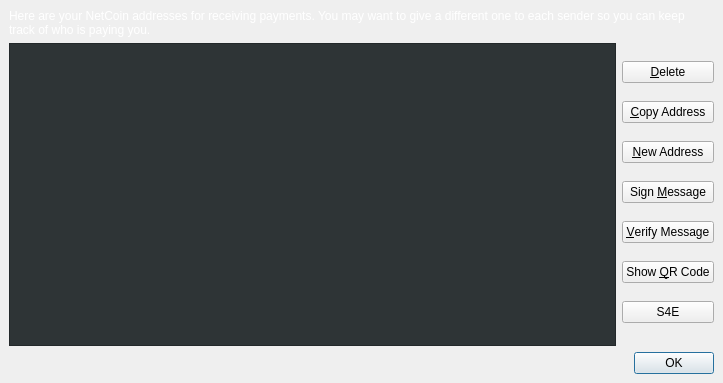
<?xml version="1.0" encoding="UTF-8"?>
<ui version="4.0">
 <class>AddressBookPage</class>
 <widget class="QWidget" name="AddressBookPage">
  <property name="geometry">
   <rect>
    <x>0</x>
    <y>0</y>
    <width>723</width>
    <height>383</height>
   </rect>
  </property>
  <property name="windowTitle">
   <string>Address Book</string>
  </property>
  <layout class="QGridLayout" name="gridLayout">
   <property name="leftMargin">
    <number>0</number>
   </property>
   <property name="topMargin">
    <number>0</number>
   </property>
   <property name="rightMargin">
    <number>0</number>
   </property>
   <property name="bottomMargin">
    <number>0</number>
   </property>
   <item row="0" column="0">
    <widget class="QFrame" name="frame">
     <property name="styleSheet">
      <string notr="true"/>
     </property>
     <property name="frameShape">
      <enum>QFrame::NoFrame</enum>
     </property>
     <property name="frameShadow">
      <enum>QFrame::Plain</enum>
     </property>
     <property name="lineWidth">
      <number>0</number>
     </property>
     <layout class="QGridLayout" name="gridLayout_3">
      <item row="0" column="0">
       <layout class="QGridLayout" name="gridLayout_2">
        <item row="0" column="0">
         <widget class="QLabel" name="labelExplanation">
          <property name="palette">
           <palette>
            <active>
             <colorrole role="WindowText">
              <brush brushstyle="SolidPattern">
               <color alpha="255">
                <red>255</red>
                <green>255</green>
                <blue>255</blue>
               </color>
              </brush>
             </colorrole>
             <colorrole role="Text">
              <brush brushstyle="SolidPattern">
               <color alpha="255">
                <red>255</red>
                <green>255</green>
                <blue>255</blue>
               </color>
              </brush>
             </colorrole>
             <colorrole role="ButtonText">
              <brush brushstyle="SolidPattern">
               <color alpha="255">
                <red>255</red>
                <green>255</green>
                <blue>255</blue>
               </color>
              </brush>
             </colorrole>
            </active>
            <inactive>
             <colorrole role="WindowText">
              <brush brushstyle="SolidPattern">
               <color alpha="255">
                <red>255</red>
                <green>255</green>
                <blue>255</blue>
               </color>
              </brush>
             </colorrole>
             <colorrole role="Text">
              <brush brushstyle="SolidPattern">
               <color alpha="255">
                <red>255</red>
                <green>255</green>
                <blue>255</blue>
               </color>
              </brush>
             </colorrole>
             <colorrole role="ButtonText">
              <brush brushstyle="SolidPattern">
               <color alpha="255">
                <red>255</red>
                <green>255</green>
                <blue>255</blue>
               </color>
              </brush>
             </colorrole>
            </inactive>
            <disabled>
             <colorrole role="WindowText">
              <brush brushstyle="SolidPattern">
               <color alpha="255">
                <red>190</red>
                <green>190</green>
                <blue>190</blue>
               </color>
              </brush>
             </colorrole>
             <colorrole role="Text">
              <brush brushstyle="SolidPattern">
               <color alpha="255">
                <red>190</red>
                <green>190</green>
                <blue>190</blue>
               </color>
              </brush>
             </colorrole>
             <colorrole role="ButtonText">
              <brush brushstyle="SolidPattern">
               <color alpha="255">
                <red>190</red>
                <green>190</green>
                <blue>190</blue>
               </color>
              </brush>
             </colorrole>
            </disabled>
           </palette>
          </property>
          <property name="text">
           <string>Here are your NetCoin addresses for receiving payments. You may want to give a different one to each sender so you can keep track of who is paying you.</string>
          </property>
          <property name="textFormat">
           <enum>Qt::PlainText</enum>
          </property>
          <property name="wordWrap">
           <bool>true</bool>
          </property>
         </widget>
        </item>
        <item row="1" column="0">
         <layout class="QVBoxLayout" name="verticalLayout_2">
          <item>
           <layout class="QHBoxLayout" name="horizontalLayout">
            <item>
             <widget class="QTableView" name="tableView">
              <property name="palette">
               <palette>
                <active>
                 <colorrole role="WindowText">
                  <brush brushstyle="SolidPattern">
                   <color alpha="255">
                    <red>255</red>
                    <green>255</green>
                    <blue>255</blue>
                   </color>
                  </brush>
                 </colorrole>
                 <colorrole role="Button">
                  <brush brushstyle="SolidPattern">
                   <color alpha="255">
                    <red>255</red>
                    <green>255</green>
                    <blue>255</blue>
                   </color>
                  </brush>
                 </colorrole>
                 <colorrole role="Midlight">
                  <brush brushstyle="SolidPattern">
                   <color alpha="255">
                    <red>255</red>
                    <green>255</green>
                    <blue>255</blue>
                   </color>
                  </brush>
                 </colorrole>
                 <colorrole role="Dark">
                  <brush brushstyle="SolidPattern">
                   <color alpha="255">
                    <red>255</red>
                    <green>255</green>
                    <blue>255</blue>
                   </color>
                  </brush>
                 </colorrole>
                 <colorrole role="Mid">
                  <brush brushstyle="SolidPattern">
                   <color alpha="255">
                    <red>255</red>
                    <green>255</green>
                    <blue>255</blue>
                   </color>
                  </brush>
                 </colorrole>
                 <colorrole role="Text">
                  <brush brushstyle="SolidPattern">
                   <color alpha="255">
                    <red>255</red>
                    <green>255</green>
                    <blue>255</blue>
                   </color>
                  </brush>
                 </colorrole>
                 <colorrole role="ButtonText">
                  <brush brushstyle="SolidPattern">
                   <color alpha="255">
                    <red>255</red>
                    <green>255</green>
                    <blue>255</blue>
                   </color>
                  </brush>
                 </colorrole>
                 <colorrole role="Base">
                  <brush brushstyle="SolidPattern">
                   <color alpha="255">
                    <red>46</red>
                    <green>52</green>
                    <blue>54</blue>
                   </color>
                  </brush>
                 </colorrole>
                 <colorrole role="Window">
                  <brush brushstyle="SolidPattern">
                   <color alpha="255">
                    <red>46</red>
                    <green>52</green>
                    <blue>54</blue>
                   </color>
                  </brush>
                 </colorrole>
                 <colorrole role="Shadow">
                  <brush brushstyle="SolidPattern">
                   <color alpha="255">
                    <red>255</red>
                    <green>255</green>
                    <blue>255</blue>
                   </color>
                  </brush>
                 </colorrole>
                 <colorrole role="AlternateBase">
                  <brush brushstyle="SolidPattern">
                   <color alpha="255">
                    <red>136</red>
                    <green>138</green>
                    <blue>133</blue>
                   </color>
                  </brush>
                 </colorrole>
                 <colorrole role="ToolTipText">
                  <brush brushstyle="SolidPattern">
                   <color alpha="255">
                    <red>255</red>
                    <green>255</green>
                    <blue>255</blue>
                   </color>
                  </brush>
                 </colorrole>
                </active>
                <inactive>
                 <colorrole role="WindowText">
                  <brush brushstyle="SolidPattern">
                   <color alpha="255">
                    <red>255</red>
                    <green>255</green>
                    <blue>255</blue>
                   </color>
                  </brush>
                 </colorrole>
                 <colorrole role="Button">
                  <brush brushstyle="SolidPattern">
                   <color alpha="255">
                    <red>255</red>
                    <green>255</green>
                    <blue>255</blue>
                   </color>
                  </brush>
                 </colorrole>
                 <colorrole role="Midlight">
                  <brush brushstyle="SolidPattern">
                   <color alpha="255">
                    <red>255</red>
                    <green>255</green>
                    <blue>255</blue>
                   </color>
                  </brush>
                 </colorrole>
                 <colorrole role="Dark">
                  <brush brushstyle="SolidPattern">
                   <color alpha="255">
                    <red>255</red>
                    <green>255</green>
                    <blue>255</blue>
                   </color>
                  </brush>
                 </colorrole>
                 <colorrole role="Mid">
                  <brush brushstyle="SolidPattern">
                   <color alpha="255">
                    <red>255</red>
                    <green>255</green>
                    <blue>255</blue>
                   </color>
                  </brush>
                 </colorrole>
                 <colorrole role="Text">
                  <brush brushstyle="SolidPattern">
                   <color alpha="255">
                    <red>255</red>
                    <green>255</green>
                    <blue>255</blue>
                   </color>
                  </brush>
                 </colorrole>
                 <colorrole role="ButtonText">
                  <brush brushstyle="SolidPattern">
                   <color alpha="255">
                    <red>255</red>
                    <green>255</green>
                    <blue>255</blue>
                   </color>
                  </brush>
                 </colorrole>
                 <colorrole role="Base">
                  <brush brushstyle="SolidPattern">
                   <color alpha="255">
                    <red>46</red>
                    <green>52</green>
                    <blue>54</blue>
                   </color>
                  </brush>
                 </colorrole>
                 <colorrole role="Window">
                  <brush brushstyle="SolidPattern">
                   <color alpha="255">
                    <red>46</red>
                    <green>52</green>
                    <blue>54</blue>
                   </color>
                  </brush>
                 </colorrole>
                 <colorrole role="Shadow">
                  <brush brushstyle="SolidPattern">
                   <color alpha="255">
                    <red>255</red>
                    <green>255</green>
                    <blue>255</blue>
                   </color>
                  </brush>
                 </colorrole>
                 <colorrole role="AlternateBase">
                  <brush brushstyle="SolidPattern">
                   <color alpha="255">
                    <red>136</red>
                    <green>138</green>
                    <blue>133</blue>
                   </color>
                  </brush>
                 </colorrole>
                 <colorrole role="ToolTipText">
                  <brush brushstyle="SolidPattern">
                   <color alpha="255">
                    <red>255</red>
                    <green>255</green>
                    <blue>255</blue>
                   </color>
                  </brush>
                 </colorrole>
                </inactive>
                <disabled>
                 <colorrole role="WindowText">
                  <brush brushstyle="SolidPattern">
                   <color alpha="255">
                    <red>255</red>
                    <green>255</green>
                    <blue>255</blue>
                   </color>
                  </brush>
                 </colorrole>
                 <colorrole role="Button">
                  <brush brushstyle="SolidPattern">
                   <color alpha="255">
                    <red>255</red>
                    <green>255</green>
                    <blue>255</blue>
                   </color>
                  </brush>
                 </colorrole>
                 <colorrole role="Midlight">
                  <brush brushstyle="SolidPattern">
                   <color alpha="255">
                    <red>255</red>
                    <green>255</green>
                    <blue>255</blue>
                   </color>
                  </brush>
                 </colorrole>
                 <colorrole role="Dark">
                  <brush brushstyle="SolidPattern">
                   <color alpha="255">
                    <red>255</red>
                    <green>255</green>
                    <blue>255</blue>
                   </color>
                  </brush>
                 </colorrole>
                 <colorrole role="Mid">
                  <brush brushstyle="SolidPattern">
                   <color alpha="255">
                    <red>255</red>
                    <green>255</green>
                    <blue>255</blue>
                   </color>
                  </brush>
                 </colorrole>
                 <colorrole role="Text">
                  <brush brushstyle="SolidPattern">
                   <color alpha="255">
                    <red>255</red>
                    <green>255</green>
                    <blue>255</blue>
                   </color>
                  </brush>
                 </colorrole>
                 <colorrole role="ButtonText">
                  <brush brushstyle="SolidPattern">
                   <color alpha="255">
                    <red>255</red>
                    <green>255</green>
                    <blue>255</blue>
                   </color>
                  </brush>
                 </colorrole>
                 <colorrole role="Base">
                  <brush brushstyle="SolidPattern">
                   <color alpha="255">
                    <red>46</red>
                    <green>52</green>
                    <blue>54</blue>
                   </color>
                  </brush>
                 </colorrole>
                 <colorrole role="Window">
                  <brush brushstyle="SolidPattern">
                   <color alpha="255">
                    <red>46</red>
                    <green>52</green>
                    <blue>54</blue>
                   </color>
                  </brush>
                 </colorrole>
                 <colorrole role="Shadow">
                  <brush brushstyle="SolidPattern">
                   <color alpha="255">
                    <red>255</red>
                    <green>255</green>
                    <blue>255</blue>
                   </color>
                  </brush>
                 </colorrole>
                 <colorrole role="AlternateBase">
                  <brush brushstyle="SolidPattern">
                   <color alpha="255">
                    <red>136</red>
                    <green>138</green>
                    <blue>133</blue>
                   </color>
                  </brush>
                 </colorrole>
                 <colorrole role="ToolTipText">
                  <brush brushstyle="SolidPattern">
                   <color alpha="255">
                    <red>255</red>
                    <green>255</green>
                    <blue>255</blue>
                   </color>
                  </brush>
                 </colorrole>
                </disabled>
               </palette>
              </property>
              <property name="contextMenuPolicy">
               <enum>Qt::CustomContextMenu</enum>
              </property>
              <property name="toolTip">
               <string>&lt;html&gt;&lt;head/&gt;&lt;body&gt;&lt;p&gt;&lt;img src=&quot;:/toolTip/res/tooltips/doubleClickToEditTooltip.png&quot;/&gt;&lt;/p&gt;&lt;/body&gt;&lt;/html&gt;</string>
              </property>
              <property name="styleSheet">
               <string notr="true">background-image:url(:/images/res/images/FlapXcoin/FlapX Art/space.png);</string>
              </property>
              <property name="tabKeyNavigation">
               <bool>false</bool>
              </property>
              <property name="alternatingRowColors">
               <bool>false</bool>
              </property>
              <property name="selectionMode">
               <enum>QAbstractItemView::SingleSelection</enum>
              </property>
              <property name="selectionBehavior">
               <enum>QAbstractItemView::SelectRows</enum>
              </property>
              <property name="sortingEnabled">
               <bool>true</bool>
              </property>
              <attribute name="verticalHeaderVisible">
               <bool>false</bool>
              </attribute>
             </widget>
            </item>
            <item>
             <layout class="QVBoxLayout" name="verticalLayout">
              <property name="spacing">
               <number>0</number>
              </property>
              <item>
               <widget class="QPushButton" name="deleteButton">
                <property name="toolTip">
                 <string>&lt;html&gt;&lt;head/&gt;&lt;body&gt;&lt;p&gt;&lt;img src=&quot;:/toolTip/res/tooltips/deleteCurrentAddressTooltip.png&quot;/&gt;&lt;/p&gt;&lt;/body&gt;&lt;/html&gt;</string>
                </property>
                <property name="text">
                 <string>&amp;Delete</string>
                </property>
                <property name="icon">
                 <iconset resource="../bitcoin.qrc">
                  <normaloff>:/icons/remove</normaloff>:/icons/remove</iconset>
                </property>
               </widget>
              </item>
              <item>
               <widget class="QPushButton" name="copyToClipboard">
                <property name="toolTip">
                 <string>&lt;html&gt;&lt;head/&gt;&lt;body&gt;&lt;p&gt;&lt;img src=&quot;:/toolTip/res/tooltips/copyCurrentAddressTooltip.png&quot;/&gt;&lt;/p&gt;&lt;/body&gt;&lt;/html&gt;</string>
                </property>
                <property name="text">
                 <string>&amp;Copy Address</string>
                </property>
                <property name="icon">
                 <iconset resource="../bitcoin.qrc">
                  <normaloff>:/icons/editcopy</normaloff>:/icons/editcopy</iconset>
                </property>
               </widget>
              </item>
              <item>
               <widget class="QPushButton" name="newAddressButton">
                <property name="toolTip">
                 <string>&lt;html&gt;&lt;head/&gt;&lt;body&gt;&lt;p&gt;&lt;img src=&quot;:/toolTip/res/tooltips/createNewFlapXAddress.png&quot;/&gt;&lt;/p&gt;&lt;/body&gt;&lt;/html&gt;</string>
                </property>
                <property name="text">
                 <string>&amp;New Address</string>
                </property>
                <property name="icon">
                 <iconset resource="../bitcoin.qrc">
                  <normaloff>:/icons/add</normaloff>:/icons/add</iconset>
                </property>
               </widget>
              </item>
              <item>
               <widget class="QPushButton" name="signMessage">
                <property name="toolTip">
                 <string>&lt;html&gt;&lt;head/&gt;&lt;body&gt;&lt;p&gt;&lt;img src=&quot;:/toolTip/res/tooltips/signMessageTooltip.png&quot;/&gt;&lt;/p&gt;&lt;/body&gt;&lt;/html&gt;</string>
                </property>
                <property name="text">
                 <string>Sign &amp;Message</string>
                </property>
                <property name="icon">
                 <iconset resource="../bitcoin.qrc">
                  <normaloff>:/icons/edit</normaloff>:/icons/edit</iconset>
                </property>
               </widget>
              </item>
              <item>
               <widget class="QPushButton" name="verifyMessage">
                <property name="toolTip">
                 <string>&lt;html&gt;&lt;head/&gt;&lt;body&gt;&lt;p&gt;&lt;img src=&quot;:/toolTip/res/tooltips/verifyMessageTooltip.png&quot;/&gt;&lt;/p&gt;&lt;/body&gt;&lt;/html&gt;</string>
                </property>
                <property name="text">
                 <string>&amp;Verify Message</string>
                </property>
                <property name="icon">
                 <iconset resource="../bitcoin.qrc">
                  <normaloff>:/icons/transaction_0</normaloff>:/icons/transaction_0</iconset>
                </property>
               </widget>
              </item>
              <item>
               <widget class="QPushButton" name="showQRCode">
                <property name="toolTip">
                 <string>&lt;html&gt;&lt;head/&gt;&lt;body&gt;&lt;p&gt;&lt;img src=&quot;:/toolTip/res/tooltips/showQrCodeTooltip.png&quot;/&gt;&lt;/p&gt;&lt;/body&gt;&lt;/html&gt;</string>
                </property>
                <property name="text">
                 <string>Show &amp;QR Code</string>
                </property>
                <property name="icon">
                 <iconset resource="../bitcoin.qrc">
                  <normaloff>:/icons/qrcode</normaloff>:/icons/qrcode</iconset>
                </property>
               </widget>
              </item>
              <item>
               <widget class="QPushButton" name="stakeForCharityPushButton">
                <property name="text">
                 <string>S4E</string>
                </property>
               </widget>
              </item>
             </layout>
            </item>
           </layout>
          </item>
          <item>
           <layout class="QHBoxLayout" name="horizontalLayout_2">
            <item>
             <spacer name="horizontalSpacer">
              <property name="palette">
               <palette>
                <active>
                 <colorrole role="WindowText">
                  <brush brushstyle="SolidPattern">
                   <color alpha="255">
                    <red>255</red>
                    <green>170</green>
                    <blue>0</blue>
                   </color>
                  </brush>
                 </colorrole>
                 <colorrole role="Button">
                  <brush brushstyle="SolidPattern">
                   <color alpha="255">
                    <red>255</red>
                    <green>170</green>
                    <blue>0</blue>
                   </color>
                  </brush>
                 </colorrole>
                 <colorrole role="Text">
                  <brush brushstyle="SolidPattern">
                   <color alpha="255">
                    <red>255</red>
                    <green>170</green>
                    <blue>0</blue>
                   </color>
                  </brush>
                 </colorrole>
                 <colorrole role="BrightText">
                  <brush brushstyle="SolidPattern">
                   <color alpha="255">
                    <red>255</red>
                    <green>170</green>
                    <blue>0</blue>
                   </color>
                  </brush>
                 </colorrole>
                 <colorrole role="ButtonText">
                  <brush brushstyle="SolidPattern">
                   <color alpha="255">
                    <red>255</red>
                    <green>170</green>
                    <blue>0</blue>
                   </color>
                  </brush>
                 </colorrole>
                 <colorrole role="HighlightedText">
                  <brush brushstyle="SolidPattern">
                   <color alpha="255">
                    <red>255</red>
                    <green>170</green>
                    <blue>0</blue>
                   </color>
                  </brush>
                 </colorrole>
                </active>
                <inactive>
                 <colorrole role="WindowText">
                  <brush brushstyle="SolidPattern">
                   <color alpha="255">
                    <red>255</red>
                    <green>170</green>
                    <blue>0</blue>
                   </color>
                  </brush>
                 </colorrole>
                 <colorrole role="Button">
                  <brush brushstyle="SolidPattern">
                   <color alpha="255">
                    <red>255</red>
                    <green>170</green>
                    <blue>0</blue>
                   </color>
                  </brush>
                 </colorrole>
                 <colorrole role="Text">
                  <brush brushstyle="SolidPattern">
                   <color alpha="255">
                    <red>255</red>
                    <green>170</green>
                    <blue>0</blue>
                   </color>
                  </brush>
                 </colorrole>
                 <colorrole role="BrightText">
                  <brush brushstyle="SolidPattern">
                   <color alpha="255">
                    <red>255</red>
                    <green>170</green>
                    <blue>0</blue>
                   </color>
                  </brush>
                 </colorrole>
                 <colorrole role="ButtonText">
                  <brush brushstyle="SolidPattern">
                   <color alpha="255">
                    <red>255</red>
                    <green>170</green>
                    <blue>0</blue>
                   </color>
                  </brush>
                 </colorrole>
                 <colorrole role="HighlightedText">
                  <brush brushstyle="SolidPattern">
                   <color alpha="255">
                    <red>255</red>
                    <green>170</green>
                    <blue>0</blue>
                   </color>
                  </brush>
                 </colorrole>
                </inactive>
                <disabled>
                 <colorrole role="WindowText">
                  <brush brushstyle="SolidPattern">
                   <color alpha="255">
                    <red>255</red>
                    <green>170</green>
                    <blue>0</blue>
                   </color>
                  </brush>
                 </colorrole>
                 <colorrole role="Button">
                  <brush brushstyle="SolidPattern">
                   <color alpha="255">
                    <red>255</red>
                    <green>170</green>
                    <blue>0</blue>
                   </color>
                  </brush>
                 </colorrole>
                 <colorrole role="Text">
                  <brush brushstyle="SolidPattern">
                   <color alpha="255">
                    <red>255</red>
                    <green>170</green>
                    <blue>0</blue>
                   </color>
                  </brush>
                 </colorrole>
                 <colorrole role="BrightText">
                  <brush brushstyle="SolidPattern">
                   <color alpha="255">
                    <red>255</red>
                    <green>170</green>
                    <blue>0</blue>
                   </color>
                  </brush>
                 </colorrole>
                 <colorrole role="ButtonText">
                  <brush brushstyle="SolidPattern">
                   <color alpha="255">
                    <red>159</red>
                    <green>158</green>
                    <blue>158</blue>
                   </color>
                  </brush>
                 </colorrole>
                 <colorrole role="HighlightedText">
                  <brush brushstyle="SolidPattern">
                   <color alpha="255">
                    <red>255</red>
                    <green>170</green>
                    <blue>0</blue>
                   </color>
                  </brush>
                 </colorrole>
                </disabled>
               </palette>
              </property>
              <property name="orientation">
               <enum>Qt::Horizontal</enum>
              </property>
              <property name="sizeHint" stdset="0">
               <size>
                <width>40</width>
                <height>20</height>
               </size>
              </property>
             </spacer>
            </item>
            <item>
             <widget class="QDialogButtonBox" name="buttonBox">
              <property name="sizePolicy">
               <sizepolicy hsizetype="Preferred" vsizetype="Preferred">
                <horstretch>0</horstretch>
                <verstretch>0</verstretch>
               </sizepolicy>
              </property>
              <property name="styleSheet">
               <string notr="true"/>
              </property>
              <property name="standardButtons">
               <set>QDialogButtonBox::Ok</set>
              </property>
             </widget>
            </item>
           </layout>
          </item>
         </layout>
        </item>
       </layout>
      </item>
     </layout>
    </widget>
   </item>
  </layout>
 </widget>
 <resources>
  <include location="../bitcoin.qrc"/>
 </resources>
 <connections/>
</ui>
